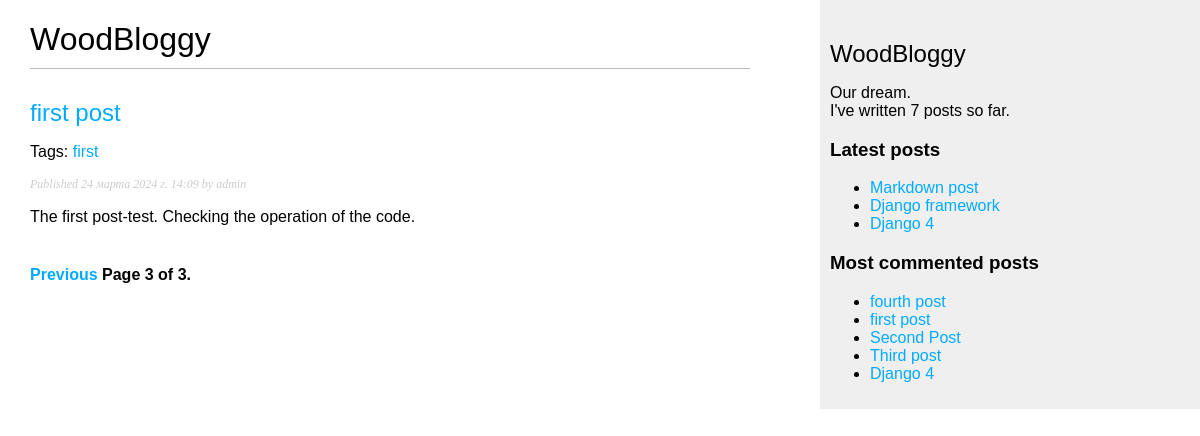
Page /blog/?page=3 on the committed database.
### blog/models.py (models this page shows, shortened)
class Post(models.Model):
    class Status(models.TextChoices):
        DRAFT = 'DF', 'Draft'
        PUBLISHED = 'PB', 'Published'
    title = models.CharField(max_length=250)
    slug = models.SlugField(max_length=250, unique_for_date='publish')
    author = models.ForeignKey(User,
                               on_delete=models.CASCADE,
                               related_name='blog_posts')
    body = models.TextField()
    publish = models.DateTimeField(default=timezone.now)
    created = models.DateTimeField(auto_now_add=True)
    updated = models.DateTimeField(auto_now=True)
    status = models.CharField(max_length=2,
                              choices=Status.choices,
                              default=Status.DRAFT)
    objects = models.Manager()
    published = PublishedManager()
    tags = TaggableManager()
    class Meta:
        ordering = ['-publish']
        indexes = [
            models.Index(fields=['-publish']),
        ]
    def get_absolute_url(self):
        return reverse('blog:post_detail',
                       args=[self.publish.year,
                             self.publish.month,
                             self.publish.day,
                             self.slug])

### blog/views.py (the view)
# urls.py: path('', views.post_list, name='post_list'),
def post_list(request, tag_slug=None):
    posts = Post.published.all()
    tag = None
    if tag_slug:
        tag = get_object_or_404(Tag, slug=tag_slug)
        post_list = post_list.filter(tags__in=[tag])
    paginator = Paginator(posts, 3)
    page_number = request.GET.get('page', 1)
    try:
        posts = paginator.page(page_number)
    except PageNotAnInteger:
        posts = paginator.page(1)
    except EmptyPage:
        posts = paginator.page(paginator.num_pages)
    return render(request, 'blog/post/list.html', {'posts': posts, 'tag': tag})

### blog/models.py (called while the page is built)
    def get_queryset(self):
        return super().get_queryset()\
            .filter(status=Post.Status.PUBLISHED)

### blog/templatetags/blog_tags.py (called while the page is built)
@register.simple_tag
def total_posts():
    return Post.published.count()

@register.inclusion_tag('blog/post/latest_posts.html')
def show_latest_posts(count=5):
    latest_posts = Post.published.order_by('-publish')[:count]
    return {'latest_posts': latest_posts}

@register.simple_tag
def get_most_commented_posts(count=5):
    return Post.published.annotate(total_comments=Count('comments')).order_by('-total_comments')[:count]

@register.filter(name='markdown')
def markdown_format(text):
    return mark_safe(markdown.markdown(text))

### blog/templates/blog/post/list.html (shortened to what this page needs)
{% extends "blog/base.html" %}
{% load blog_tags %}
{% block content %}
<h1>WoodBloggy</h1>
{% for post in posts %}
    <h2>
        <a href="{{ post.get_absolute_url }}">
        {{ post.title }}
        </a>
    </h2>
    <p class="tags">
        Tags:
        {% for tag in post.tags.all %}
            <a href="{% url 'blog:post_list_by_tag' tag.slug %}">
                {{ tag.name }}
            </a>
        {% endfor %}
    </p>
    <p class="date">
    Published {{ post.publish }} by {{ post.author }}
    </p>
    {{ post.body|markdown|truncatewords_html:30 }}
{% endfor %}
{% include "pagination.html" with page=posts %}
{% endblock %}

### blog/templates/blog/base.html (shortened to what this page needs)
{% load blog_tags %}
{% load static %}
<!DOCTYPE html>
<html>
<head>
    <link href="{% static 'css/blog.css' %}" rel="stylesheet">
</head>
<body>
<div id="content">
    {% block content %}
    {% endblock %}
</div>
<div id="sidebar">
    <h2>WoodBloggy</h2>
    <p>
        Our dream.<br>
        I've written {% total_posts %} posts so far.
    </p>
    <h3>Latest posts</h3>
    {% show_latest_posts 3 %}
    <h3>Most commented posts</h3>
    {% get_most_commented_posts as most_commented_posts %}
    <ul>
        {% for post in most_commented_posts %}
            <li>
                <a href="{{ post.get_absolute_url }}">{{ post.title }}</a>
            </li>
        {% endfor %}
    </ul>
</div>
</body>
</html>

### blog/templates/blog/post/latest_posts.html
<ul>
  {% for post in latest_posts %}
    <li>
      <a href="{{ post.get_absolute_url }}">{{ post.title }}</a>
    </li>
  {% endfor %}
</ul>

### blog/static/css/blog.css (style rules this page uses)
body { margin:0; padding:0; font-family:helvetica, sans-serif; }
a { color:#00abff; text-decoration:none; }
h1 { font-weight:normal; border-bottom:1px solid #bbb; padding:0 0 10px 0; }
h2 { font-weight:normal; margin:30px 0 0; }
#content { float:left; width:60%; padding:0 0 0 30px; }
#sidebar { float:right; width:30%; padding:10px; background:#efefef; height:100%; }
p.date { color:#ccc; font-family: georgia, serif; font-size: 12px; font-style: italic; }

### rows in the picture
Post: title "first post", publish "24 марта 2024 г. 14:09", author "admin", body "The first post-test. Checking the operation of the code."
Tag: name "first"
Post: title "Markdown post"
Post: title "Django framework"
Post: title "Django 4"
Post: title "fourth post"
Post: title "Second Post"
Post: title "Third post"

### other values in the picture
{{ page.number }} "3"
{{ page.paginator.num_pages }} "3"
